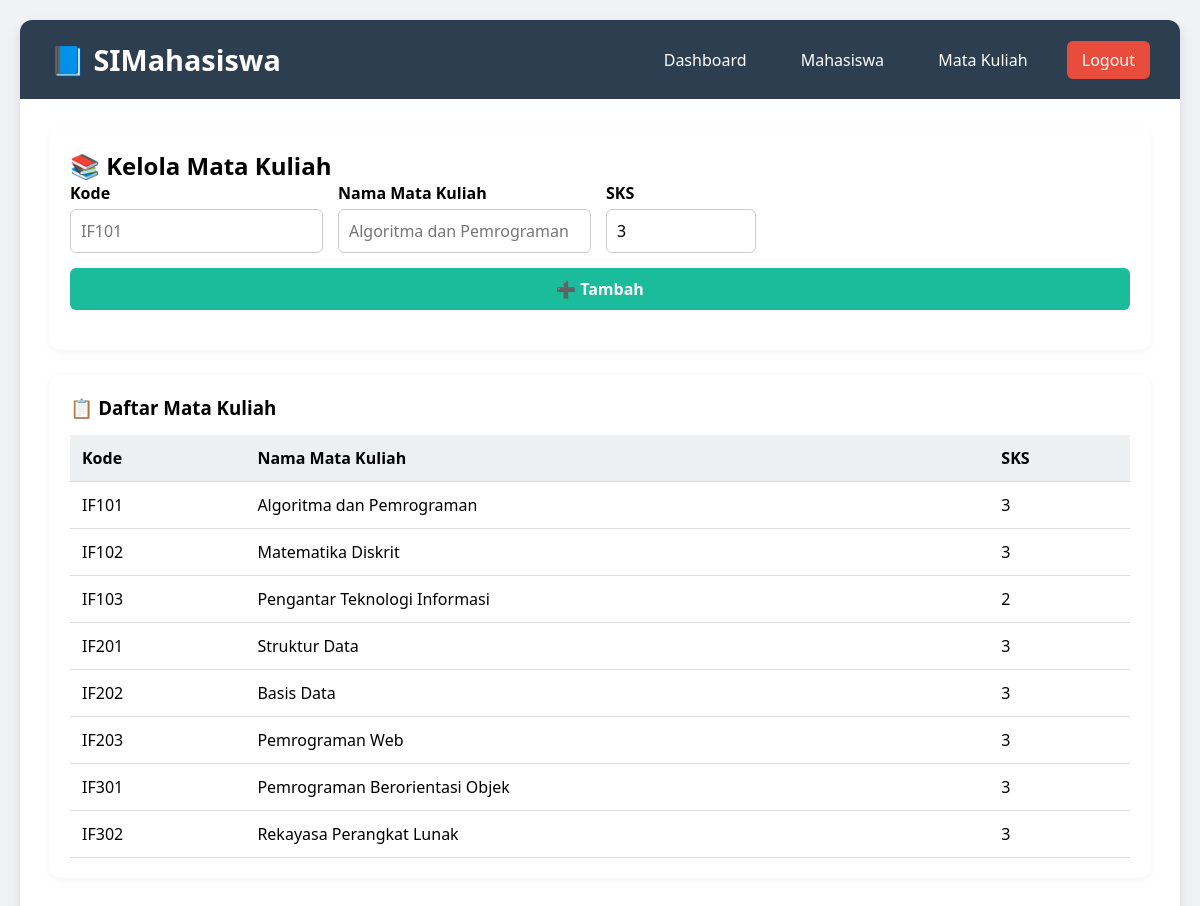
The page /matakuliah.php (signed in) on the database its author committed.
### tables this page shows
CREATE TABLE IF NOT EXISTS mata_kuliah (
    id INT AUTO_INCREMENT PRIMARY KEY,
    kode VARCHAR(15) UNIQUE NOT NULL,
    nama VARCHAR(100) NOT NULL,
    sks TINYINT UNSIGNED NOT NULL
);

### config/init.php (called while the page is built, shortened)
<?php
spl_autoload_register(function ($class) {
    $file = __DIR__ . '/../classes/' . $class . '.php';
});
require_once __DIR__ . '/../includes/functions.php';

### classes/Database.php (called while the page is built, shortened)
<?php
class Database
{
    private static ?Database $instance = null;
    private PDO $pdo;
    private function __construct()
    {
        $this->host     = getenv('DB_HOST') ?: 'localhost';
        $this->dbname   = getenv('DB_NAME') ?: 'si_mahasiswa';
        $this->username = getenv('DB_USER') ?: 'root';
        $this->password = getenv('DB_PASS') !== false ? getenv('DB_PASS') : '';
        try {
            $dsn = "mysql:host={$this->host};dbname={$this->dbname};charset=utf8mb4";
            $this->pdo = new PDO($dsn, $this->username, $this->password, [
                PDO::ATTR_ERRMODE            => PDO::ERRMODE_EXCEPTION,
                PDO::ATTR_DEFAULT_FETCH_MODE => PDO::FETCH_ASSOC,
            ]);
        } catch (PDOException $e) {
            die("Koneksi gagal: " . $e->getMessage());
        }
    }
    public static function getInstance(): Database
    {
        if (self::$instance === null) {
            self::$instance = new Database();
        }
        return self::$instance;
    }
    public function getConnection(): PDO
    {
        return $this->pdo;
    }
}

### classes/Nilai.php (called while the page is built, shortened)
<?php
class Nilai
{
    private PDO $db;
    public function __construct()
    {
        $this->db = Database::getInstance()->getConnection();
    }
    public function getAllMataKuliah(): array
    {
        return $this->db->query("SELECT * FROM mata_kuliah ORDER BY kode ASC")->fetchAll();
    }
}

### includes/functions.php (called while the page is built, shortened)
<?php
function sanitizeOutput($data) {
    return htmlspecialchars($data, ENT_QUOTES, 'UTF-8');
}
?>

### matakuliah.php (the view, shortened to what this page needs)
<?php
require_once 'config/init.php';
include 'includes/header.php';
$nilaiModel = new Nilai();
$mataKuliah = $nilaiModel->getAllMataKuliah();
?>
<div class="card">
    <h2>📚 Kelola Mata Kuliah</h2>
    <form method="POST" class="filter-bar" style="align-items:flex-end;">
        <div class="form-group" style="margin:0;">
            <label>Kode</label>
            <input type="text" name="kode" placeholder="IF101" required>
        </div>
        <div class="form-group" style="margin:0;">
            <label>Nama Mata Kuliah</label>
            <input type="text" name="nama" placeholder="Algoritma dan Pemrograman" required>
        </div>
        <div class="form-group" style="margin:0;">
            <label>SKS</label>
            <input type="number" name="sks" min="1" max="6" value="3" required>
        </div>
        <button type="submit">➕ Tambah</button>
    </form>
</div>
<div class="card">
    <h3>📋 Daftar Mata Kuliah</h3>
    <table>
        <thead><tr><th>Kode</th><th>Nama Mata Kuliah</th><th>SKS</th></tr></thead>
        <tbody>
        <?php foreach($mataKuliah as $mk): ?>
            <tr>
                <td><?= sanitizeOutput($mk['kode']) ?></td>
                <td><?= sanitizeOutput($mk['nama']) ?></td>
                <td><?= $mk['sks'] ?></td>
            </tr>
        <?php endforeach; ?>
        </tbody>
    </table>
</div>
<?php include 'includes/footer.php'; ?>

### includes/header.php (shortened to what this page needs)
<!DOCTYPE html>
<html lang="id">
<head>
    <link rel="stylesheet" href="assets/css/style.css">
</head>
<body>
<div class="container">
    <div class="header">
        <h1>📘 SIMahasiswa</h1>
        <div class="nav">
            <a href="dashboard.php">Dashboard</a>
            <a href="mahasiswa.php">Mahasiswa</a>
            <a href="matakuliah.php">Mata Kuliah</a>
            <a href="logout.php" style="background:#e74c3c;">Logout</a>
        </div>
    </div>
    <div class="content">

### includes/footer.php
    </div>
</div>
</body>
</html>

### assets/css/style.css (style rules this page uses)
* { margin: 0; padding: 0; box-sizing: border-box; font-family: 'Segoe UI', Tahoma, Geneva, Verdana, sans-serif; }
body { background: #f0f2f5; padding: 20px; }
.container { max-width: 1300px; margin: 0 auto; background: white; border-radius: 12px; box-shadow: 0 4px 12px rgba(0,0,0,0.1); overflow: hidden; }
.header { background: #2c3e50; color: white; padding: 20px 30px; display: flex; justify-content: space-between; align-items: center; flex-wrap: wrap; }
.header h1 { font-size: 1.8rem; }
.nav a { color: white; text-decoration: none; margin-left: 20px; padding: 8px 15px; border-radius: 6px; transition: 0.3s; }
.content { padding: 30px; }
.card { background: white; border-radius: 10px; box-shadow: 0 2px 8px rgba(0,0,0,0.05); margin-bottom: 25px; padding: 20px; }
table { width: 100%; border-collapse: collapse; margin-top: 15px; }
th, td { text-align: left; padding: 12px; border-bottom: 1px solid #ddd; }
th { background: #ecf0f1; font-weight: 600; }
.form-group { margin-bottom: 15px; }
label { display: block; margin-bottom: 5px; font-weight: 600; }
input, select, button { width: 100%; padding: 10px; border: 1px solid #ccc; border-radius: 6px; font-size: 1rem; }
button { background: #1abc9c; color: white; border: none; cursor: pointer; font-weight: bold; transition: 0.3s; }
.filter-bar { display: flex; gap: 15px; flex-wrap: wrap; margin-bottom: 20px; align-items: flex-end; }
.filter-bar input, .filter-bar select { width: auto; min-width: 150px; }

### rows shown on the page
mata_kuliah: kode "IF101", nama "Algoritma dan Pemrograman", sks "3"
mata_kuliah: kode "IF102", nama "Matematika Diskrit", sks "3"
mata_kuliah: kode "IF103", nama "Pengantar Teknologi Informasi", sks "2"
mata_kuliah: kode "IF201", nama "Struktur Data", sks "3"
mata_kuliah: kode "IF202", nama "Basis Data", sks "3"
mata_kuliah: kode "IF203", nama "Pemrograman Web", sks "3"
mata_kuliah: kode "IF301", nama "Pemrograman Berorientasi Objek", sks "3"
mata_kuliah: kode "IF302", nama "Rekayasa Perangkat Lunak", sks "3"
